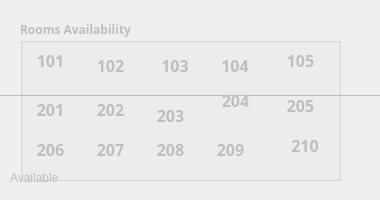
<?xml version="1.0" encoding="UTF-8"?>
<ui version="4.0">
 <class>RoomAvailableDialog</class>
 <widget class="QDialog" name="RoomAvailableDialog">
  <property name="windowModality">
   <enum>Qt::WindowModal</enum>
  </property>
  <property name="enabled">
   <bool>false</bool>
  </property>
  <property name="geometry">
   <rect>
    <x>0</x>
    <y>0</y>
    <width>380</width>
    <height>200</height>
   </rect>
  </property>
  <property name="windowTitle">
   <string>Available Rooms</string>
  </property>
  <property name="autoFillBackground">
   <bool>true</bool>
  </property>
  <widget class="QGroupBox" name="groupBox">
   <property name="geometry">
    <rect>
     <x>20</x>
     <y>20</y>
     <width>321</width>
     <height>161</height>
    </rect>
   </property>
   <property name="font">
    <font>
     <family>Rockwell</family>
     <pointsize>9</pointsize>
     <weight>75</weight>
     <bold>true</bold>
    </font>
   </property>
   <property name="title">
    <string>Rooms Availability</string>
   </property>
   <widget class="QLabel" name="lbl101">
    <property name="geometry">
     <rect>
      <x>10</x>
      <y>20</y>
      <width>41</width>
      <height>41</height>
     </rect>
    </property>
    <property name="font">
     <font>
      <family>Rockwell</family>
      <pointsize>12</pointsize>
      <weight>75</weight>
      <bold>true</bold>
     </font>
    </property>
    <property name="text">
     <string>101</string>
    </property>
    <property name="textFormat">
     <enum>Qt::RichText</enum>
    </property>
    <property name="scaledContents">
     <bool>true</bool>
    </property>
    <property name="alignment">
     <set>Qt::AlignCenter</set>
    </property>
   </widget>
   <widget class="QLabel" name="lbl102">
    <property name="geometry">
     <rect>
      <x>70</x>
      <y>30</y>
      <width>41</width>
      <height>31</height>
     </rect>
    </property>
    <property name="font">
     <font>
      <family>Rockwell</family>
      <pointsize>12</pointsize>
      <weight>75</weight>
      <bold>true</bold>
     </font>
    </property>
    <property name="text">
     <string>102</string>
    </property>
    <property name="scaledContents">
     <bool>true</bool>
    </property>
    <property name="alignment">
     <set>Qt::AlignCenter</set>
    </property>
   </widget>
   <widget class="QLabel" name="lbl103">
    <property name="geometry">
     <rect>
      <x>130</x>
      <y>20</y>
      <width>50</width>
      <height>50</height>
     </rect>
    </property>
    <property name="font">
     <font>
      <family>Rockwell</family>
      <pointsize>12</pointsize>
      <weight>75</weight>
      <bold>true</bold>
     </font>
    </property>
    <property name="text">
     <string>103</string>
    </property>
    <property name="scaledContents">
     <bool>true</bool>
    </property>
    <property name="alignment">
     <set>Qt::AlignCenter</set>
    </property>
   </widget>
   <widget class="QLabel" name="lbl104">
    <property name="geometry">
     <rect>
      <x>190</x>
      <y>20</y>
      <width>50</width>
      <height>50</height>
     </rect>
    </property>
    <property name="font">
     <font>
      <family>Rockwell</family>
      <pointsize>12</pointsize>
      <weight>75</weight>
      <bold>true</bold>
     </font>
    </property>
    <property name="text">
     <string>104</string>
    </property>
    <property name="scaledContents">
     <bool>true</bool>
    </property>
    <property name="alignment">
     <set>Qt::AlignCenter</set>
    </property>
   </widget>
   <widget class="QLabel" name="lbl105">
    <property name="geometry">
     <rect>
      <x>260</x>
      <y>30</y>
      <width>41</width>
      <height>21</height>
     </rect>
    </property>
    <property name="font">
     <font>
      <family>Rockwell</family>
      <pointsize>12</pointsize>
      <weight>75</weight>
      <bold>true</bold>
     </font>
    </property>
    <property name="text">
     <string>105</string>
    </property>
    <property name="scaledContents">
     <bool>true</bool>
    </property>
    <property name="alignment">
     <set>Qt::AlignCenter</set>
    </property>
   </widget>
   <widget class="QLabel" name="lbl204">
    <property name="geometry">
     <rect>
      <x>200</x>
      <y>70</y>
      <width>31</width>
      <height>21</height>
     </rect>
    </property>
    <property name="font">
     <font>
      <family>Rockwell</family>
      <pointsize>12</pointsize>
      <weight>75</weight>
      <bold>true</bold>
     </font>
    </property>
    <property name="text">
     <string>204</string>
    </property>
    <property name="scaledContents">
     <bool>true</bool>
    </property>
    <property name="alignment">
     <set>Qt::AlignCenter</set>
    </property>
   </widget>
   <widget class="QLabel" name="lbl205">
    <property name="geometry">
     <rect>
      <x>260</x>
      <y>70</y>
      <width>41</width>
      <height>31</height>
     </rect>
    </property>
    <property name="font">
     <font>
      <family>Rockwell</family>
      <pointsize>12</pointsize>
      <weight>75</weight>
      <bold>true</bold>
     </font>
    </property>
    <property name="text">
     <string>205</string>
    </property>
    <property name="scaledContents">
     <bool>true</bool>
    </property>
    <property name="alignment">
     <set>Qt::AlignCenter</set>
    </property>
   </widget>
   <widget class="QLabel" name="lbl203">
    <property name="geometry">
     <rect>
      <x>130</x>
      <y>80</y>
      <width>41</width>
      <height>31</height>
     </rect>
    </property>
    <property name="font">
     <font>
      <family>Rockwell</family>
      <pointsize>12</pointsize>
      <weight>75</weight>
      <bold>true</bold>
     </font>
    </property>
    <property name="text">
     <string>203</string>
    </property>
    <property name="scaledContents">
     <bool>true</bool>
    </property>
    <property name="alignment">
     <set>Qt::AlignCenter</set>
    </property>
   </widget>
   <widget class="QLabel" name="lbl201">
    <property name="geometry">
     <rect>
      <x>10</x>
      <y>69</y>
      <width>41</width>
      <height>41</height>
     </rect>
    </property>
    <property name="font">
     <font>
      <family>Rockwell</family>
      <pointsize>12</pointsize>
      <weight>75</weight>
      <bold>true</bold>
     </font>
    </property>
    <property name="text">
     <string>201</string>
    </property>
    <property name="scaledContents">
     <bool>true</bool>
    </property>
    <property name="alignment">
     <set>Qt::AlignCenter</set>
    </property>
   </widget>
   <widget class="QLabel" name="lbl202">
    <property name="geometry">
     <rect>
      <x>70</x>
      <y>69</y>
      <width>41</width>
      <height>41</height>
     </rect>
    </property>
    <property name="font">
     <font>
      <family>Rockwell</family>
      <pointsize>12</pointsize>
      <weight>75</weight>
      <bold>true</bold>
     </font>
    </property>
    <property name="text">
     <string>202</string>
    </property>
    <property name="scaledContents">
     <bool>true</bool>
    </property>
    <property name="alignment">
     <set>Qt::AlignCenter</set>
    </property>
   </widget>
   <widget class="QLabel" name="lbl207">
    <property name="geometry">
     <rect>
      <x>70</x>
      <y>109</y>
      <width>41</width>
      <height>41</height>
     </rect>
    </property>
    <property name="font">
     <font>
      <family>Rockwell</family>
      <pointsize>12</pointsize>
      <weight>75</weight>
      <bold>true</bold>
     </font>
    </property>
    <property name="text">
     <string>207</string>
    </property>
    <property name="scaledContents">
     <bool>true</bool>
    </property>
    <property name="alignment">
     <set>Qt::AlignCenter</set>
    </property>
   </widget>
   <widget class="QLabel" name="label_2">
    <property name="geometry">
     <rect>
      <x>150</x>
      <y>130</y>
      <width>50</width>
      <height>50</height>
     </rect>
    </property>
    <property name="font">
     <font>
      <family>Rockwell</family>
      <pointsize>12</pointsize>
      <weight>75</weight>
      <bold>true</bold>
     </font>
    </property>
    <property name="text">
     <string/>
    </property>
    <property name="scaledContents">
     <bool>true</bool>
    </property>
    <property name="alignment">
     <set>Qt::AlignCenter</set>
    </property>
   </widget>
   <widget class="QLabel" name="lbl201_4">
    <property name="geometry">
     <rect>
      <x>10</x>
      <y>109</y>
      <width>41</width>
      <height>41</height>
     </rect>
    </property>
    <property name="font">
     <font>
      <family>Rockwell</family>
      <pointsize>12</pointsize>
      <weight>75</weight>
      <bold>true</bold>
     </font>
    </property>
    <property name="text">
     <string>206</string>
    </property>
    <property name="scaledContents">
     <bool>true</bool>
    </property>
    <property name="alignment">
     <set>Qt::AlignCenter</set>
    </property>
   </widget>
   <widget class="QLabel" name="lbl208">
    <property name="geometry">
     <rect>
      <x>130</x>
      <y>109</y>
      <width>41</width>
      <height>41</height>
     </rect>
    </property>
    <property name="font">
     <font>
      <family>Rockwell</family>
      <pointsize>12</pointsize>
      <weight>75</weight>
      <bold>true</bold>
     </font>
    </property>
    <property name="text">
     <string>208</string>
    </property>
    <property name="scaledContents">
     <bool>true</bool>
    </property>
    <property name="alignment">
     <set>Qt::AlignCenter</set>
    </property>
   </widget>
   <widget class="QLabel" name="lbl209">
    <property name="geometry">
     <rect>
      <x>190</x>
      <y>109</y>
      <width>41</width>
      <height>41</height>
     </rect>
    </property>
    <property name="font">
     <font>
      <family>Rockwell</family>
      <pointsize>12</pointsize>
      <weight>75</weight>
      <bold>true</bold>
     </font>
    </property>
    <property name="text">
     <string>209</string>
    </property>
    <property name="scaledContents">
     <bool>true</bool>
    </property>
    <property name="alignment">
     <set>Qt::AlignCenter</set>
    </property>
   </widget>
   <widget class="QLabel" name="lbl210">
    <property name="geometry">
     <rect>
      <x>260</x>
      <y>100</y>
      <width>50</width>
      <height>50</height>
     </rect>
    </property>
    <property name="font">
     <font>
      <family>Rockwell</family>
      <pointsize>12</pointsize>
      <weight>75</weight>
      <bold>true</bold>
     </font>
    </property>
    <property name="text">
     <string>210</string>
    </property>
    <property name="scaledContents">
     <bool>true</bool>
    </property>
    <property name="alignment">
     <set>Qt::AlignCenter</set>
    </property>
   </widget>
  </widget>
  <widget class="QLabel" name="label">
   <property name="enabled">
    <bool>false</bool>
   </property>
   <property name="geometry">
    <rect>
     <x>-10</x>
     <y>-10</y>
     <width>391</width>
     <height>211</height>
    </rect>
   </property>
   <property name="autoFillBackground">
    <bool>true</bool>
   </property>
   <property name="frameShape">
    <enum>QFrame::HLine</enum>
   </property>
   <property name="text">
    <string/>
   </property>
   <property name="textFormat">
    <enum>Qt::RichText</enum>
   </property>
   <property name="pixmap">
    <pixmap resource="assest.qrc">:/assest/215144579.jpg</pixmap>
   </property>
   <property name="scaledContents">
    <bool>true</bool>
   </property>
  </widget>
  <widget class="QLabel" name="lblinfo">
   <property name="geometry">
    <rect>
     <x>10</x>
     <y>170</y>
     <width>61</width>
     <height>16</height>
    </rect>
   </property>
   <property name="text">
    <string>Available</string>
   </property>
  </widget>
  <zorder>label</zorder>
  <zorder>groupBox</zorder>
  <zorder>lblinfo</zorder>
 </widget>
 <resources>
  <include location="assest.qrc"/>
 </resources>
 <connections/>
</ui>
